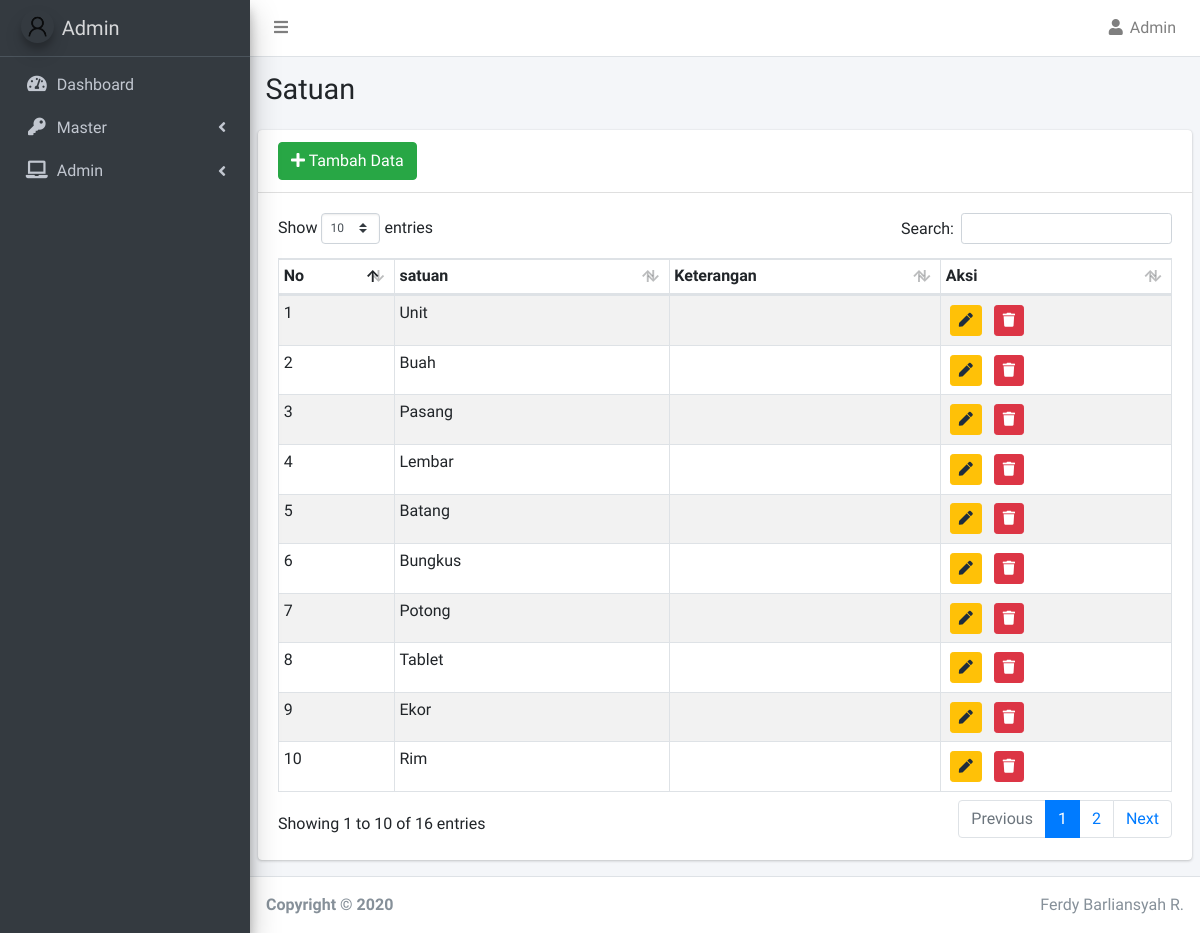
/index.php/satuan, run on the app's committed database.
### tables this page shows
CREATE TABLE `satuan` (
  `id_satuan` int(11) NOT NULL,
  `satuan` varchar(15) DEFAULT NULL,
  `ket_satuan` varchar(150) DEFAULT NULL
);

### application/helpers/page_template_helper.php (called while the page is built, shortened)
<?php
if (!function_exists('element')) {
    function admin_page($template, $data = null)
    {
        $ci = &get_instance();
        $data['view'] = $ci->load->view($template, $data, true);
    }
}

### application/modules/satuan/controllers/Satuan.php (called while the page is built, shortened)
<?php
class Satuan extends MY_Controller
{
	public function index()
	{
		$data['title'] = "Satuan";
		$data['satuan'] = $this->db->get('satuan')->result();
		admin_page('index', $data);
	}
}

### index.php (called while the page is built, shortened)
<?php
require_once BASEPATH.'core/CodeIgniter.php';

### application/modules/satuan/views/index.php (the view, shortened to what this page needs)
<section class="content-header">
	<div class="container-fluid">
		<div class="row mb-2">
			<div class="col-sm-6">
				<h1>Satuan</h1>
			</div>
		</div>
	</div>
</section>
<section class="content">
	<div class="row">
		<div class="col-12">
			<div class="card">
				<div class="card-header">
					<a href="<?= site_url('satuan/tambah') ?>" class="btn btn-success"><i class="fas fa-plus"></i> Tambah Data</a>
				</div>
				<div class="card-body">
					<div class="table-responsive">
						<table id="example1" class="table table-sm table-bordered table-striped" style="width: 100%">
							<thead>
								<tr>
									<th>No</th>
									<th>satuan</th>
									<th>Keterangan</th>
									<th>Aksi</th>
								</tr>
							</thead>
							<tbody>
								<?php $i = 1;
								foreach ($satuan as $row) { ?>
									<tr>
										<td><?= $i++ ?></td>
										<td><?= $row->satuan ?></td>
										<td><?= $row->ket_satuan ?></td>
										<td>
											<a href="<?= site_url('satuan/edit/') . $row->id_satuan ?>" class="btn btn-sm btn-warning m-1"><i class="fas fa-pen"></i></a>
											<button type="button" data-toggle="modal" data-target="#hapus<?= $row->id_satuan ?>" class="btn btn-sm btn-danger m-1"><i class="fas fa-trash"></i></button>
										</td>
									</tr>
								<?php } ?>
							</tbody>
						</table>
					</div>
				</div>
			</div>
		</div>
	</div>
</section>

### data on the page
satuan: satuan "Unit"
satuan: satuan "Buah"
satuan: satuan "Pasang"
satuan: satuan "Lembar"
satuan: satuan "Batang"
satuan: satuan "Bungkus"
satuan: satuan "Potong"
satuan: satuan "Tablet"
satuan: satuan "Ekor"
satuan: satuan "Rim"
